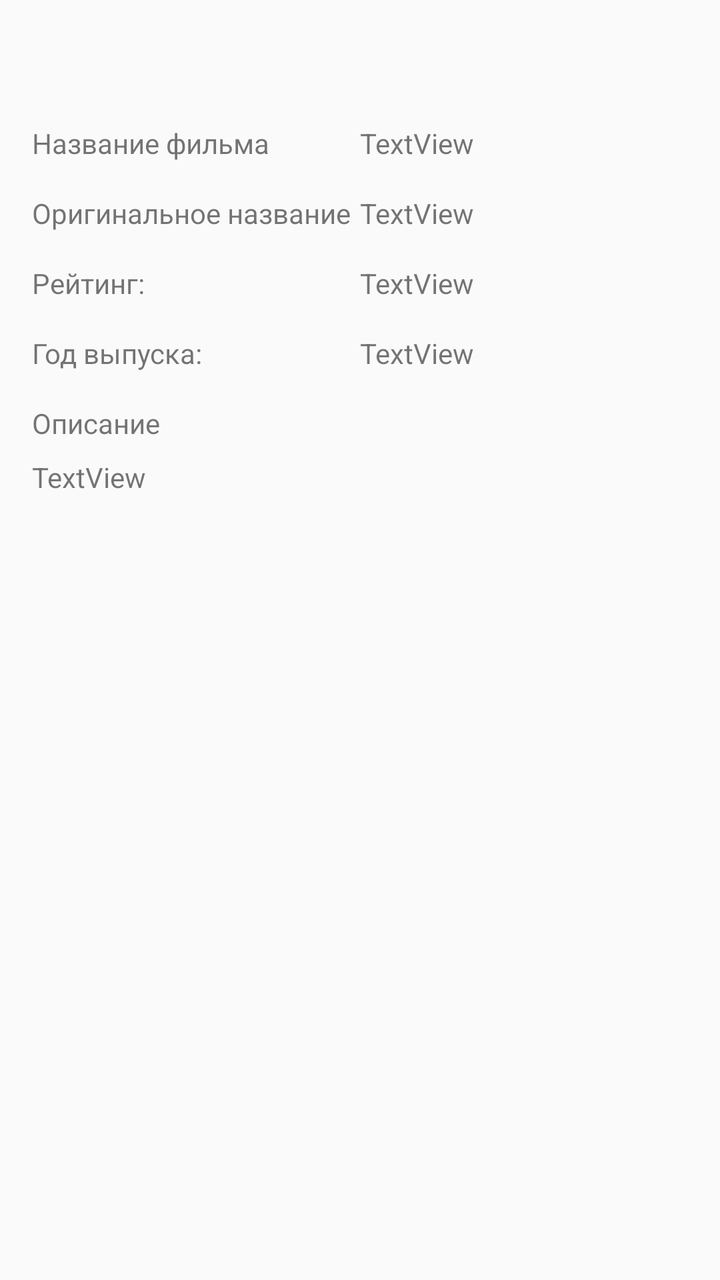
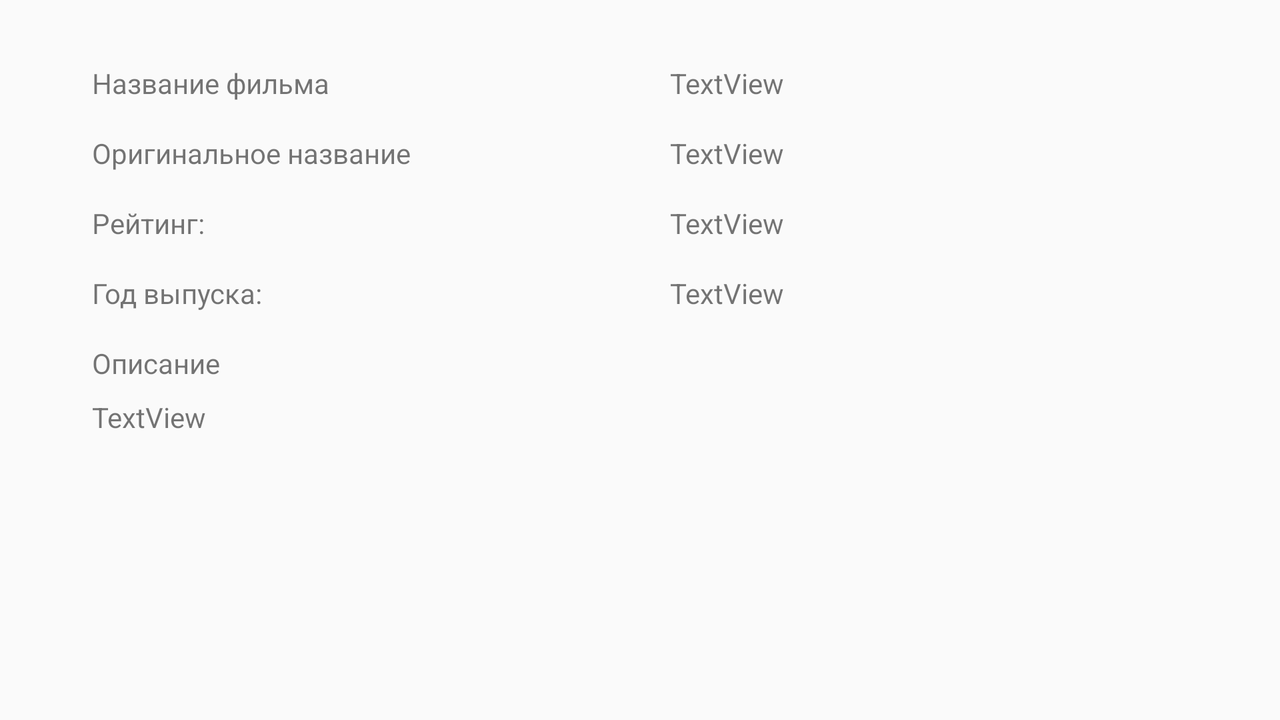

Two renders of one Android screen. The first uses the default layout on a phone; the second uses the alternative layout the repository ships for a different screen configuration, on a matching device. The two XML files are below.
<!-- AndroidManifest.xml: application theme Theme.MyMovies -->
<!-- res/layout/activity_details.xml -->
<?xml version="1.0" encoding="utf-8"?>
<ScrollView xmlns:android="http://schemas.android.com/apk/res/android"
    xmlns:app="http://schemas.android.com/apk/res-auto"
    xmlns:tools="http://schemas.android.com/tools"
    android:layout_width="match_parent"
    android:layout_height="match_parent"
    android:padding="16dp"
    tools:context=".DetailsActivity">

    <androidx.constraintlayout.widget.ConstraintLayout
        android:layout_width="match_parent"
        android:layout_height="wrap_content">

        <ImageView
            android:id="@+id/imageViewBigPoster"
            android:layout_width="match_parent"
            android:layout_height="wrap_content"
            android:adjustViewBounds="true"
            app:layout_constraintEnd_toEndOf="parent"
            app:layout_constraintStart_toStartOf="parent"
            app:layout_constraintTop_toTopOf="parent"
            app:srcCompat="@drawable/ic_launcher_foreground" />


        <ImageView
            android:id="@+id/imageViewFavourite"
            android:layout_width="60dp"
            android:layout_height="60dp"
            android:layout_marginEnd="24dp"
            android:onClick="onClickChangeFavourite"
            app:layout_constraintBottom_toBottomOf="@+id/imageViewBigPoster"
            app:layout_constraintEnd_toEndOf="parent"
            app:layout_constraintTop_toBottomOf="@+id/imageViewBigPoster"
            app:srcCompat="@drawable/favourite_remove" />

        <include
            layout="@layout/movie_info"
            android:id="@+id/movieInfo"
            android:layout_width="0dp"
            android:layout_height="wrap_content"
            app:layout_constraintStart_toStartOf="parent"
            app:layout_constraintEnd_toEndOf="parent"
            app:layout_constraintTop_toBottomOf="@+id/imageViewFavourite"/>

    </androidx.constraintlayout.widget.ConstraintLayout>
</ScrollView>
<!-- res/layout/movie_info.xml (included above) -->
<?xml version="1.0" encoding="utf-8"?>
<androidx.constraintlayout.widget.ConstraintLayout xmlns:android="http://schemas.android.com/apk/res/android"
    android:layout_width="match_parent"
    android:layout_height="match_parent"
    xmlns:app="http://schemas.android.com/apk/res-auto">

    <TextView
        android:id="@+id/textViewTitleLabel"
        android:layout_width="wrap_content"
        android:layout_height="wrap_content"
        android:layout_marginTop="16dp"
        android:text="Название фильма"
        app:layout_constraintStart_toStartOf="parent"
        app:layout_constraintTop_toTopOf="parent" />

    <androidx.constraintlayout.widget.Guideline
        android:id="@+id/guidelineCenter"
        android:layout_width="wrap_content"
        android:layout_height="wrap_content"
        android:orientation="vertical"
        app:layout_constraintGuide_percent="0.5" />

    <TextView
        android:id="@+id/textViewTitle"
        android:layout_width="0dp"
        android:layout_height="wrap_content"
        android:layout_marginTop="16dp"
        android:text="TextView"
        app:layout_constraintEnd_toEndOf="parent"
        app:layout_constraintStart_toStartOf="@+id/guidelineCenter"
        app:layout_constraintTop_toTopOf="parent" />

    <TextView
        android:id="@+id/textViewOriginalTitleLabel"
        android:layout_width="wrap_content"
        android:layout_height="wrap_content"
        android:layout_marginTop="16dp"
        android:text="Оригинальное название"
        app:layout_constraintStart_toStartOf="parent"
        app:layout_constraintTop_toBottomOf="@+id/textViewTitle" />

    <TextView
        android:id="@+id/textViewOriginalTitle"
        android:layout_width="0dp"
        android:layout_height="wrap_content"
        android:layout_marginTop="16dp"
        android:text="TextView"
        app:layout_constraintEnd_toEndOf="parent"
        app:layout_constraintStart_toStartOf="@+id/guidelineCenter"
        app:layout_constraintTop_toBottomOf="@+id/textViewTitle" />

    <TextView
        android:id="@+id/textViewYear"
        android:layout_width="0dp"
        android:layout_height="wrap_content"
        android:layout_marginTop="16dp"
        android:text="TextView"
        app:layout_constraintEnd_toEndOf="parent"
        app:layout_constraintStart_toStartOf="@+id/guidelineCenter"
        app:layout_constraintTop_toBottomOf="@+id/textViewRating" />

    <TextView
        android:id="@+id/textViewRating"
        android:layout_width="0dp"
        android:layout_height="wrap_content"
        android:layout_marginTop="16dp"
        android:text="TextView"
        app:layout_constraintEnd_toEndOf="parent"
        app:layout_constraintStart_toStartOf="@+id/guidelineCenter"
        app:layout_constraintTop_toBottomOf="@+id/textViewOriginalTitle" />

    <TextView
        android:id="@+id/textViewYearLabel"
        android:layout_width="wrap_content"
        android:layout_height="wrap_content"
        android:layout_marginTop="16dp"
        android:text="Год выпуска:"
        app:layout_constraintStart_toStartOf="parent"
        app:layout_constraintTop_toBottomOf="@+id/textViewRating" />

    <TextView
        android:id="@+id/textViewRatingLabel"
        android:layout_width="wrap_content"
        android:layout_height="wrap_content"
        android:layout_marginTop="16dp"
        android:text="Рейтинг:"
        app:layout_constraintStart_toStartOf="parent"
        app:layout_constraintTop_toBottomOf="@+id/textViewOriginalTitle" />

    <TextView
        android:id="@+id/textViewDescriptionLabel"
        android:layout_width="wrap_content"
        android:layout_height="wrap_content"
        android:layout_marginTop="16dp"
        android:text="Описание"
        app:layout_constraintStart_toStartOf="parent"
        app:layout_constraintTop_toBottomOf="@+id/textViewYear" />

    <TextView
        android:id="@+id/textViewDescription"
        android:layout_width="wrap_content"
        android:layout_height="wrap_content"
        android:layout_marginTop="8dp"
        android:text="TextView"
        app:layout_constraintStart_toStartOf="parent"
        app:layout_constraintTop_toBottomOf="@+id/textViewDescriptionLabel" />


</androidx.constraintlayout.widget.ConstraintLayout>
<!-- resources referenced by this layout -->
<resources>
  <style name="Theme.MyMovies" parent="Theme.AppCompat.DayNight.NoActionBar">
          
          <item name="colorPrimary">@color/black</item>
          <item name="colorPrimaryVariant">@color/black</item>
          <item name="colorOnPrimary">@color/black</item>
          
          <item name="colorSecondary">@color/teal_200</item>
          <item name="colorSecondaryVariant">@color/teal_700</item>
          <item name="colorOnSecondary">@color/black</item>
          
          <item name="android:statusBarColor" tools:targetApi="l">?attr/colorPrimaryVariant</item>
          
      </style>
</resources>
<!-- res/layout-land/activity_details.xml (the author's variant of the layout above) -->
<!-- drawn on the phone turned sideways -->
<?xml version="1.0" encoding="utf-8"?>
    <androidx.constraintlayout.widget.ConstraintLayout xmlns:android="http://schemas.android.com/apk/res/android"
    xmlns:app="http://schemas.android.com/apk/res-auto"
    xmlns:tools="http://schemas.android.com/tools"
    android:layout_width="match_parent"
    android:layout_height="match_parent"
    android:padding="16dp"
    tools:context=".DetailsActivity">

        <ImageView
            android:id="@+id/imageViewBigPoster"
            android:layout_width="wrap_content"
            android:layout_height="0dp"
            android:adjustViewBounds="true"
            app:layout_constraintStart_toStartOf="parent"
            app:layout_constraintTop_toTopOf="parent"
            app:layout_constraintBottom_toBottomOf="parent"
            app:srcCompat="@drawable/ic_launcher_foreground" />


    <ImageView
        android:id="@+id/imageViewFavourite"
        android:layout_width="60dp"
        android:layout_height="60dp"
        android:layout_marginEnd="24dp"
        android:onClick="onClickChangeFavourite"
        app:layout_constraintBottom_toBottomOf="@+id/imageViewBigPoster"
        app:layout_constraintEnd_toEndOf="@id/imageViewBigPoster"
        app:layout_constraintStart_toEndOf="@+id/imageViewBigPoster"
        app:srcCompat="@drawable/favourite_remove" />


    <ScrollView
        android:layout_width="0dp"
        android:layout_height="0dp"
        app:layout_constraintBottom_toBottomOf="parent"
        app:layout_constraintEnd_toEndOf="parent"
        app:layout_constraintStart_toEndOf="@+id/imageViewFavourite"
        app:layout_constraintTop_toTopOf="parent">

        <include
            android:id="@+id/movieInfo"
            layout="@layout/movie_info"
            android:layout_width="match_parent"
            android:layout_height="wrap_content" />

    </ScrollView>
    </androidx.constraintlayout.widget.ConstraintLayout>
